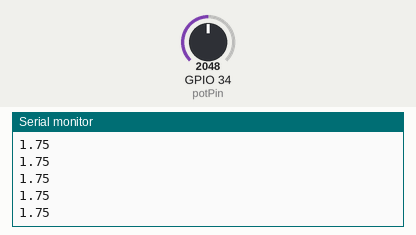
Recording of a sketch running on a simulated ESP32. On the bench: the last lines printed to the serial monitor. The test bench sets the inputs (shaded band); at power-on: GPIO 34 (potPin) = 2048. WiFi joins after 1.5 s; servers stay silent unless stated; storage starts empty.

Above: at 3.2 s.
3.3 s: GPIO 34 (potPin) set to 2866
At 3.58 s:
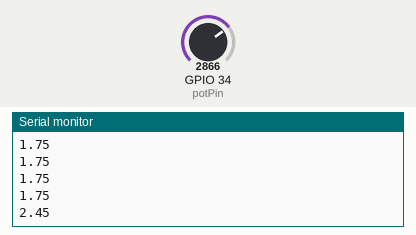
4.8 s: GPIO 34 (potPin) set to 3603
At 4.98 s:
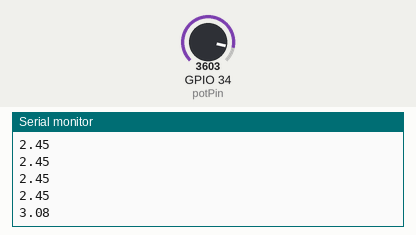
Timing chart, 0 to 7.8 s (numbered marks = the images above; inputs shaded):
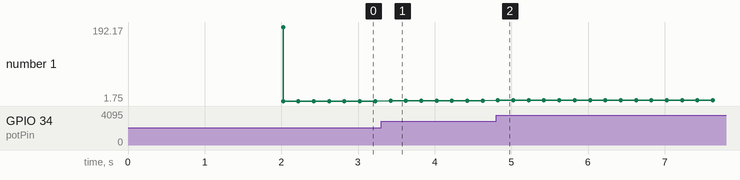

The sketch:

graphpot.ino
```cpp
// Import required libraries
#ifdef ESP32
  #include <WiFi.h>
  #include <ESPAsyncWebServer.h>
  #include <SPIFFS.h>
#else
  #include <Arduino.h>
  #include <ESP8266WiFi.h>
  #include <Hash.h>
  #include <ESPAsyncTCP.h>
  #include <ESPAsyncWebServer.h>
  #include <FS.h>
#endif
#include <Wire.h>
#include <Adafruit_Sensor.h>
#include <Adafruit_BME280.h>


// Replace with your network credentials
const char* ssid = "ssid";
const char* password = "sifra";

// Create AsyncWebServer object on port 80
AsyncWebServer server(80);

const int potPin = 34;

float PotValue = 0;


String readPotValue = String(float(analogRead(potPin)/1170.0));

void setup(){
  // Serial port for debugging purposes
  Serial.begin(115200);


  // Initialize SPIFFS
  if(!SPIFFS.begin()){
    Serial.println("An Error has occurred while mounting SPIFFS");
    return;
  }

  // Connect to Wi-Fi
  WiFi.begin(ssid, password);
  while (WiFi.status() != WL_CONNECTED) {
    delay(1000);
    Serial.println("Connecting to WiFi..");
  }

  // Print ESP32 Local IP Address
  Serial.println(WiFi.localIP());

  // Route for root / web page
  server.on("/", HTTP_GET, [](AsyncWebServerRequest *request){
    request->send(SPIFFS, "/index.html");
  });
  server.on("/napon", HTTP_GET, [](AsyncWebServerRequest *request){
    request->send_P(200, "text/plain", readPotValue.c_str());
  });

  // Start server
  server.begin();
}

void loop(){
  readPotValue = analogRead(potPin)/1170.0;
  Serial.println(readPotValue);
  delay(200);
}
```

Measured:
- after the input at 3.3 s, the serial monitor: prints a new line after 0.12 s (image 1)
- after the input at 4.8 s, the serial monitor: prints a new line at once (image 2)
- plotted number 1: 1.75 → 2.45 after the input at 3.3 s, 2.45 → 3.08 after the input at 4.8 s
